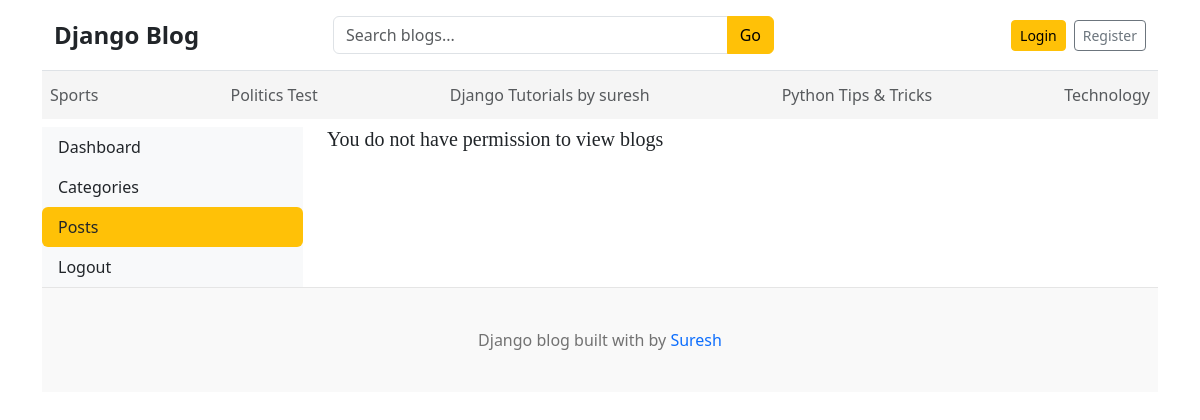
The app's page /dashboards/posts/ with its own data.
### blogs/models.py (models this page shows, shortened)
class Category(models.Model):
    category_name = models.CharField(max_length=200,unique=True)
    create_at = models.DateField(auto_now=True)
    updated_at = models.DateTimeField(auto_now=True)
    class Meta:
        verbose_name_plural = 'categories'

### dashboards/views.py (the view)
# urls.py: path('posts/',posts,name='posts'),
def posts(request):
    posts = Blog.objects.all()
    context = {
        'posts':posts,
    }
    return render(request,'dashboards/posts.html',context)

### blogs/context_processors.py (called while the page is built)
def get_categories(request):
    categories = Category.objects.all()
    return dict(categories=categories)

def get_social_links(request):
    social_links = SocialLink.objects.all()
    return dict(social_links=social_links)

### templates/dashboards/posts.html
{% extends 'base.html' %}
{% block content %}
<div class="row">
    {% include 'dashboards/sidebar.html' %}
    <div class="col-md-9">
    {% if perms.blogs.view_blog %}
    <h3>All Posts</h3>
    <a href="{% url 'add_post' %}" class="btn btn-dark text-light float-end mb-2">Add New</a>
    <table class="table table-hover">
        <thead>
            <tr>
                <th scope="col">S.No</th>
                <th scope="col">Title</th>
                <th scope="col">Category</th>
                <th scope="col">Author</th>
                <th scope="col">Status</th>
                <th scope="col">Featured</th>
                <th scope="col">Action</th>
            </tr>
        </thead>
        <tbody>
            {% for post in posts %}
            <tr>
            <th scope="row">{{forloop.counter}}</th>
            <td><a href="{% url 'blogs' post.slug %}">{{post.title}}</a></td>
            <td><a href="{% url 'post_by_category' post.category_id %}">{{post.category}}</a></td>
            <td>{{post.author}}</td>
            <td>{{post.status}}</td>
            <td>{{post.is_featured}}</td>
            <td>
                <a href="{% url 'edit_post' post.id %}"><i class="fa fa-edit text-success"></i></a>
                &nbsp;
                <a href="{% url 'delete_post' post.id %}"><i class="fa fa-trash text-danger"></i></a>
            </td>
            </tr>
            {% endfor %}
        </tbody>
    </table>
    {% else %}
    <h5>You do not have permission to view blogs</h5>
    {% endif %}
    </div>
</div>
{% endblock %}

### templates/base.html (shortened to what this page needs)
{% load static %}
<!DOCTYPE html>
<html lang="en">
<head>
    <link href="https://cdn.jsdelivr.net/npm/bootstrap@5.3.3/dist/css/bootstrap.min.css" rel="stylesheet"/>
    <link href="{% static 'css/blog.css' %}" rel="stylesheet">
    <link rel="stylesheet" href="https://cdnjs.cloudflare.com/ajax/libs/
font-awesome/5.15.2/css/all.min.css" />
  </head>
<body>
    <div class="container">
      <header class="py-3 border-bottom">
          <div class="container">
            <div class="row align-items-center gy-2">
              <div class="col-12 col-lg-3 text-center text-lg-start">
                <a class="fs-4 fw-bold text-dark" href="/">Django Blog</a>
              </div>
              <div class="col-12 col-lg-5">
                <form action="{% url 'search' %}" method="GET">
                  <div class="input-group">
                    <input class="form-control" type="text" name="keyword"
                           value="{{ keyword }}"
                           placeholder="Search blogs...">
                    <button class="btn btn-warning" type="submit">Go</button>
                  </div>
                </form>
              </div>
              <div class="col-12 col-lg-4">
                <div class="d-flex flex-column flex-lg-row
                            justify-content-lg-end
                            align-items-lg-center gap-2">
                  {% if not user.is_authenticated %}
                    <a class="btn btn-sm btn-warning" href="{% url 'login' %}">Login</a>
                    <a class="btn btn-sm btn-outline-secondary" href="{% url 'register' %}">Register</a>
                  {% endif %}
                </div>
              </div>
            </div>
          </div>
    </header>
      <div class="nav-scroller py-1 mb-2" style=" background-color: #f5f5f5; ">
        <nav class="nav d-flex justify-content-between">
          {% for cat in categories %}
          <a class="p-2 text-muted" href="{% url 'post_by_category' cat.id  %}" >{{cat.category_name}}</a>
          {% endfor %}
        </nav>
      </div>
{% block content %}
{% endblock %}
<footer class="blog-footer">
  <p>Django blog built with by <a href="#">Suresh</a></p>
</footer>
</body>
</html>

### static/css/blog.css (style rules this page uses)
h1, h2, h3, h4, h5, h6 { font-family: "Playfair Display", Georgia, "Times New Roman", serif; }
.blog-footer { padding: 2.5rem 0; color: #727272; text-align: center; background-color: #f9f9f9; border-top: .05rem solid #e5e5e5; }
.blog-footer p:last-child { margin-bottom: 0; }

### templates/base.html (style rules this page uses)
a { text-decoration: None; }

### records on screen
Category: category_name "Sports"
Category: category_name "Politics Test"
Category: category_name "Django Tutorials by suresh"
Category: category_name "Python Tips & Tricks"
Category: category_name "Technology"
